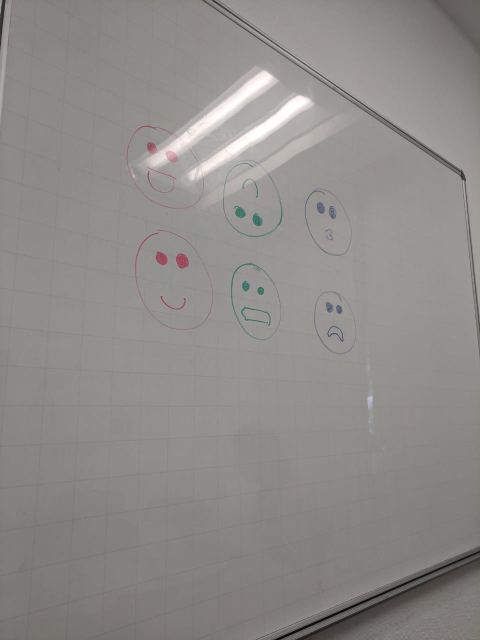
#> input picture emoji_shadows.jpeg, 960 x 1280 px (shown at 1/2 size)
$ python -i emoji_mouth_features.py   (imports and definitions only)   (older library calls are emulated)
#> lines starting #> are read from the running program, lines starting #| are printed output that depends on the picture
import csv
import imutils
import os
import pickle
import numpy as np
import pandas as pd
import matplotlib.pyplot as plt
from cv2 import cv2
from sklearn.metrics import confusion_matrix
from sklearn.model_selection import train_test_split
from sklearn.tree import DecisionTreeClassifier
from sklearn.svm import SVC
from sklearn.utils.multiclass import unique_labels

from skin_detector.cv_helpers import plt_show_img

def grayscale_binarization(img, threshold=127, bin_val=255):
    _ , img = cv2.threshold(img, threshold, bin_val, cv2.THRESH_BINARY)
    return img

def apply_sobel(img, *params):
    ddepth = cv2.CV_16S
    scale = 1
    delta = 0
    kernel_size = 3

    img = cv2.GaussianBlur(img, (3, 3), cv2.BORDER_DEFAULT)
    #img = cv2.cvtColor(img, cv2.COLOR_RGB2GRAY)

    grad_x = cv2.Sobel(img, ddepth, 1, 0, ksize=kernel_size, scale=scale, delta=delta, borderType=cv2.BORDER_DEFAULT)
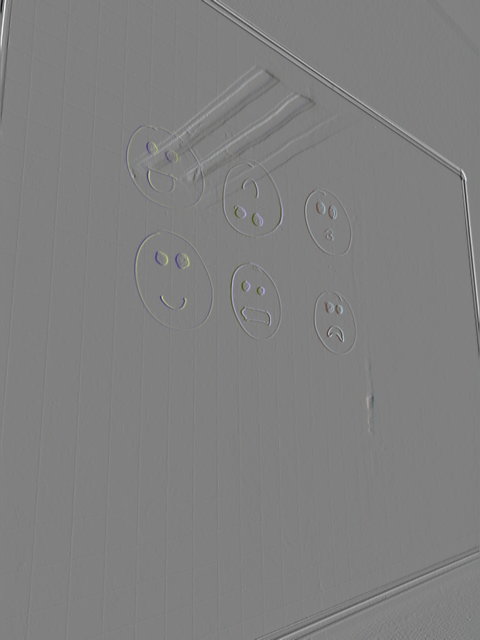
#> grad_x: shape (1280, 960, 3) int16 (shown at 1/2 size); mean of channels 0, 1, 2 0, 0, 0; drawn with min black and max white
    grad_y = cv2.Sobel(img, ddepth, 0, 1, ksize=kernel_size, scale=scale, delta=delta, borderType=cv2.BORDER_DEFAULT)
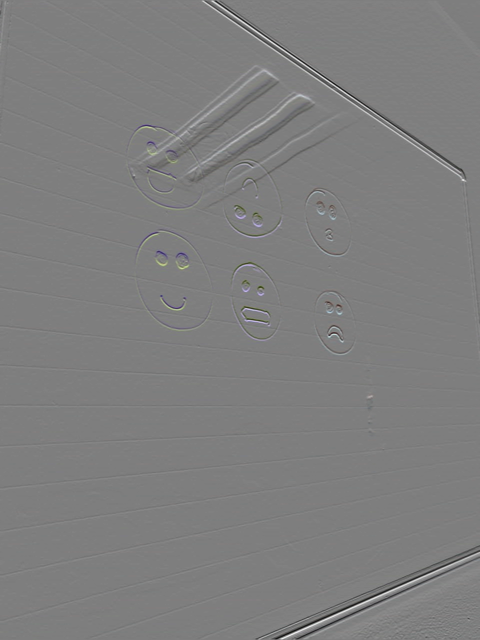
#> grad_y: shape (1280, 960, 3) int16 (shown at 1/2 size); mean of channels 0, 1, 2 -0.1, -0.1, -0.1; drawn with min black and max white
    abs_grad_x = cv2.convertScaleAbs(grad_x)
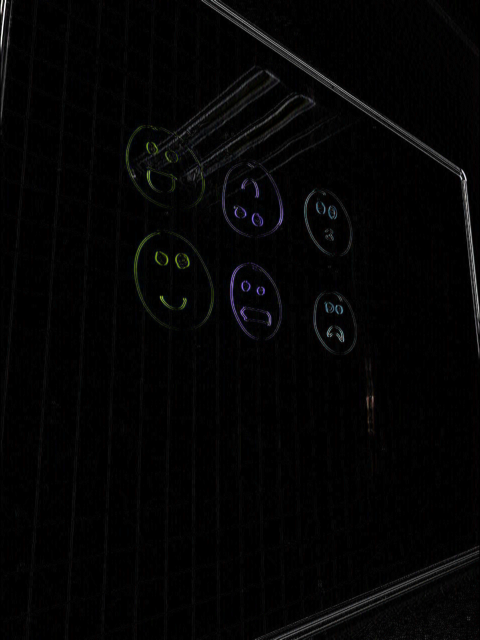
#> abs_grad_x: shape (1280, 960, 3) (shown at 1/2 size); mean of channels 0, 1, 2 4.2, 4.1, 4.1; drawn as B, G, R
    abs_grad_y = cv2.convertScaleAbs(grad_y)
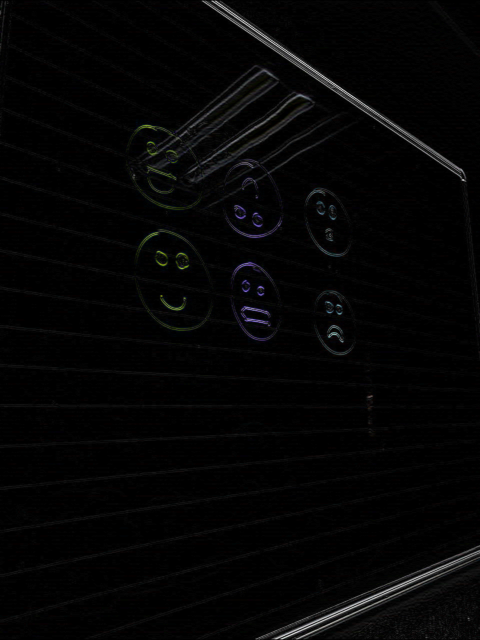
#> abs_grad_y: shape (1280, 960, 3) (shown at 1/2 size); mean of channels 0, 1, 2 4.6, 4.6, 4.6; drawn as B, G, R

    new_image = cv2.addWeighted(abs_grad_x, 0.5, abs_grad_y, 0.5, 0)
    #new_image = cv2.Sobel(img, cv2.CV_16S, 1, 0, ksize=3)

    return new_image

def process_image(img):
    kernel = np.ones((3,3),np.uint8)

    img = apply_sobel(img)
    img = grayscale_binarization(img, threshold=10, bin_val=255)
#> in grayscale_binarization, `_ , img = cv2.threshold(img, threshold, bin_val, cv2.THRESH_BINARY)`:
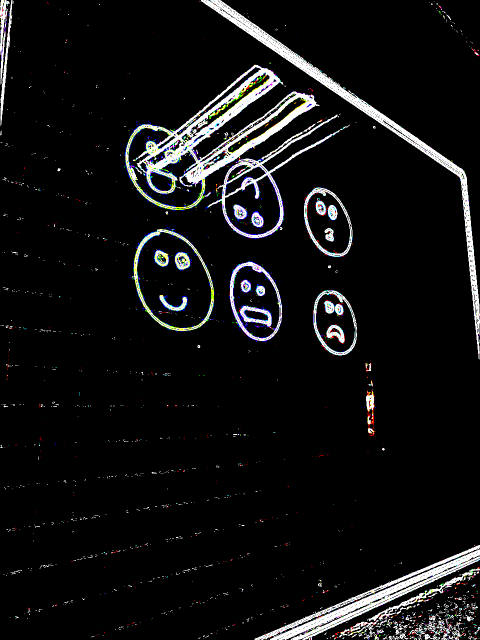
#> img: shape (1280, 960, 3) (shown at 1/2 size); mean of channels 0, 1, 2 18, 17.7, 17.6; drawn as B, G, R
    img = cv2.morphologyEx(img, cv2.MORPH_CLOSE, kernel, 1)
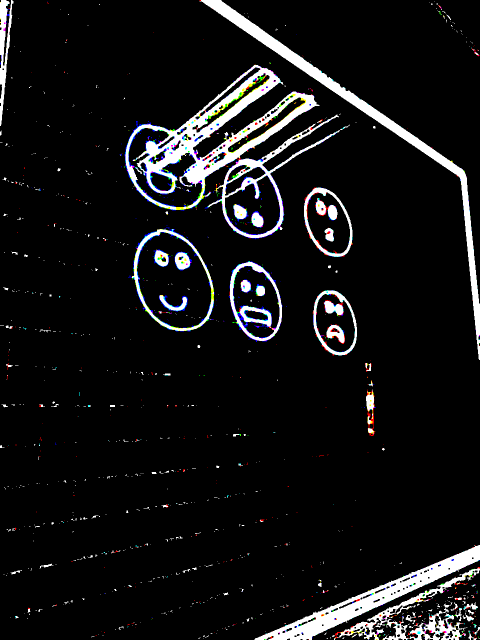
#> img: shape (1280, 960, 3) (shown at 1/2 size); mean of channels 0, 1, 2 20.7, 20.1, 20.1; drawn as B, G, R

    return img

def obtain_hog_features(img):
    hog = cv2.HOGDescriptor()
    winStride = (4,4)
    padding = (4,4)
    locations = ((5,10),)
    #h = hog.compute(img,winStride,padding,locations)
    h = hog.compute(img)
    return h.flatten()

def resize_image(img, d=130, d2=130):
    dim = (d, d2)
    return cv2.resize(img, dim, interpolation = cv2.INTER_AREA)

def get_dataframes():
    X = []
    X_SVM = []
    Y = []
    Y_SVM = []

    try:
        for i in range(1, 7):
            print('reading: ' + str(i))
            for file in glob.glob(f'roi_emoji/{i}/*.jpg'):
                print(file)
                img = cv2.imread(file, cv2.IMREAD_GRAYSCALE)
                #img = process_image(img)
                img = resize_image(img, 700,500)
                #plt_show_img(img)
                features = obtain_hog_features(img)

                if i > 0:
                    X.append(features)
                    Y.append(i)
                X_SVM.append(features)
                Y_SVM.append(0 if i == 0 else 1)

    except Exception as e:
        print(e)
    return X, X_SVM, Y, Y_SVM

# [53 lines not run here, left out]


>>> import cv2
>>> picture = cv2.cvtColor(cv2.imread('emoji_shadows.jpeg'), cv2.COLOR_BGR2RGB)
>>> result = process_image(picture)
